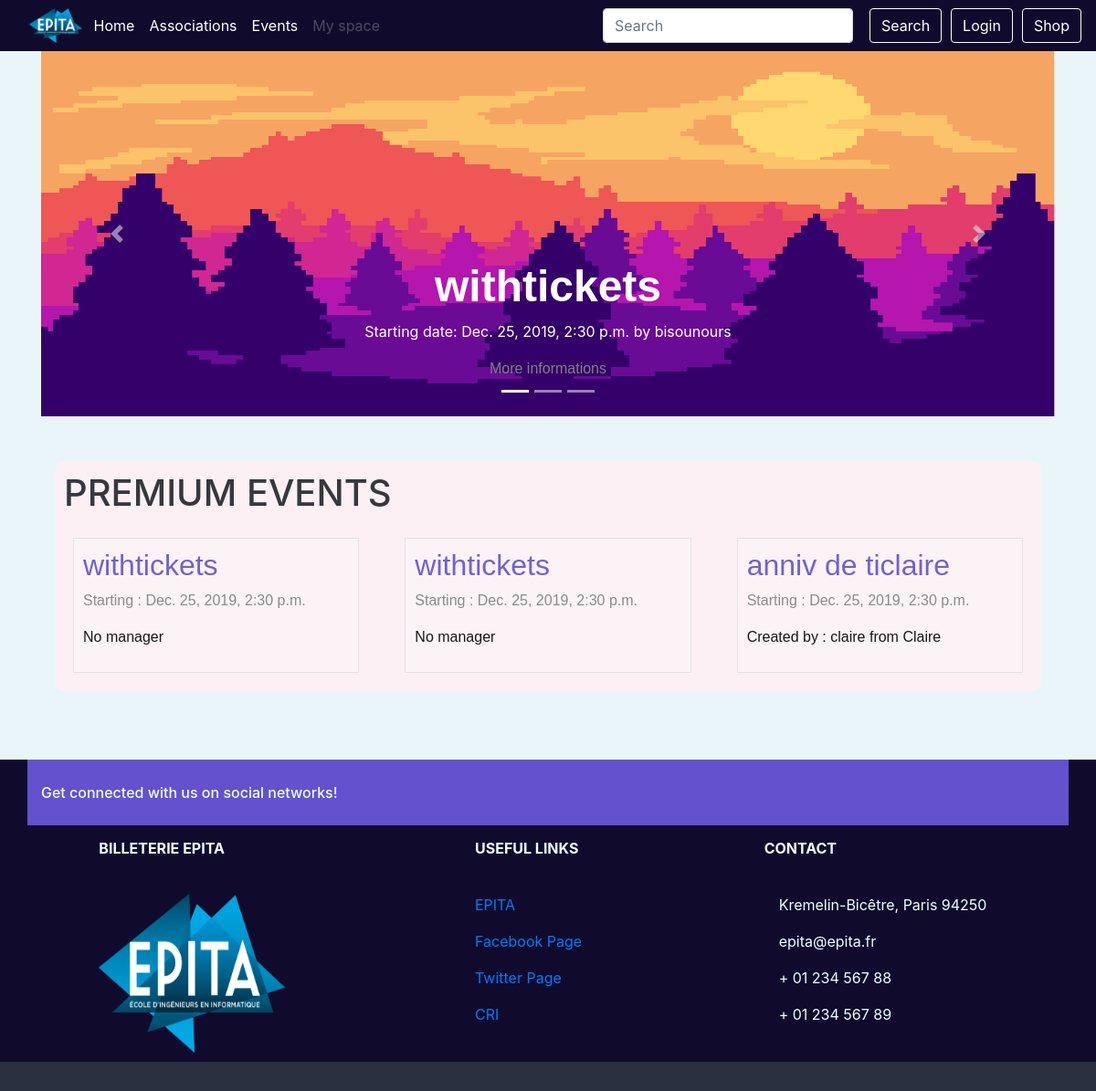
/, run on an earlier commit of the app's database.
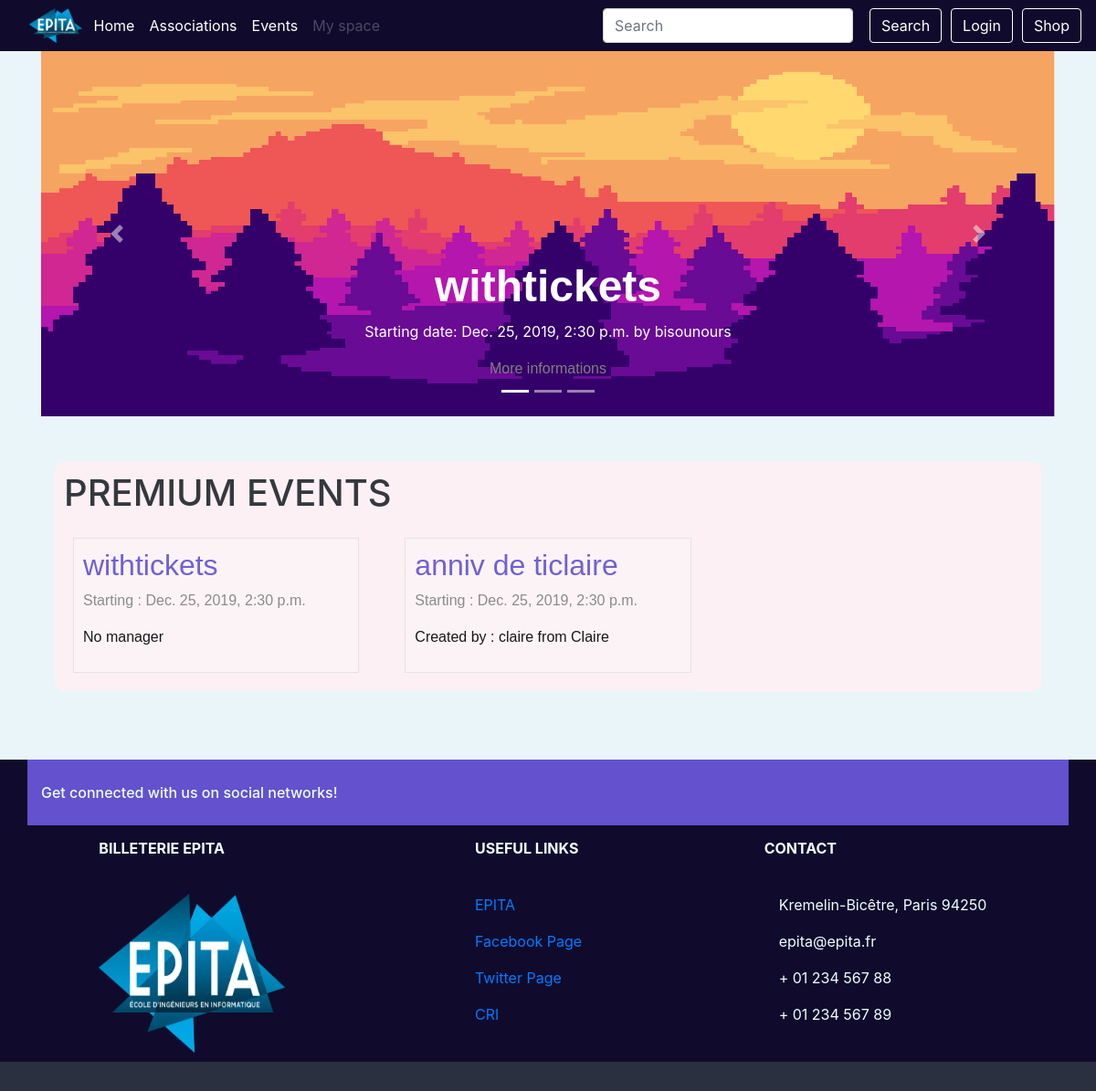
And on a later commit of the database.
### event/models.py (models this page shows, shortened)
class Event(models.Model):
    PENDING = 'P'
    APPROVED = 'A'
    REFUSED = 'R'
    CANCELED = 'C'
    EVENT_STATE_CHOICES = (
        (PENDING, _("Pending")),
        (APPROVED, _("Approved")),
        (REFUSED, _("Refused")),
        (CANCELED, _("Canceled")),
    )
    title = models.CharField(_("Title of the event"), max_length=64)
    event_state = models.CharField(_("State of the event"), max_length=1,
                                   choices=EVENT_STATE_CHOICES,
                                   default=PENDING)
    manager_id = models.ForeignKey(Manager, on_delete=models.SET_NULL,
                                   null=True, blank=True)
    start = models.DateTimeField(_("Start date and time"))
    end = models.DateTimeField(_("End date and time"))
    assos_id = models.ForeignKey(Association, on_delete=models.CASCADE,
                                 related_name='events')
    address_id = AddressField(on_delete=models.PROTECT)
    premium_flag = models.BooleanField(_("Premium"), default=False)
    class Meta:
        verbose_name = (_("Event"))
        verbose_name_plural = (_("Events"))
        permissions = (
            ('access_dashboard', 'User can access this event\'s dashboard'),
            ('change_state', 'User can the event\'s state'),
        )

class Manager(models.Model):
    user = models.ForeignKey(User, on_delete=models.CASCADE,
                             related_name="managerships")
    assos_id = models.ForeignKey(Association, on_delete=models.CASCADE,
                                 related_name='managers')
    member = CompositeOneToOneField(Member, on_delete=models.CASCADE,
                                    to_fields={"assos_id", "user"})
    class Meta:
        verbose_name = _("Member of the Bureau")
        verbose_name_plural = _("Members of the Bureau")
    def __str__(self):
        return '%s from %s' % (self.user.username, self.assos_id.name)

class Association(models.Model):
    name = models.CharField(_("Name"), max_length=64, unique=True)
    class Meta:
        verbose_name = _("Association")
        verbose_name_plural = _("Associations")
        permissions = (
            ('create_event', 'User can create an event'),
            ('manage_member', 'User can add and remove a member'),
            ('choose_staff', 'User can choose staff'),
            ('manage_manager', 'User can add and remove managers'),
        )
    def __str__(self):
        return '%s' % (self.name)

### event/views.py (the view)
# urls.py: path('', views.IndexView.as_view(), name='index'),
class IndexView(generic.ListView):
    template_name = 'index.html'
    context_object_name = 'events'
    def get_queryset(self):
        return Event.objects.filter(premium_flag=True).exclude(start__lte=timezone.now()).order_by('start')

### shop/cart.py (called while the page is built)
def _cart_id(request):
    if 'cart_id' not in request.session:
        request.session['cart_id'] = _generate_cart_id()
    return request.session['cart_id']

def _generate_cart_id():
    import string, random
    return ''.join([random.choice(string.ascii_letters + string.digits) for _ in range(50)])

def get_all_cart_items(request):
    return CartItem.objects.filter(cart_id = _cart_id(request))

def item_count(request):
    return get_all_cart_items(request).count()

### shop/context_processor.py (called while the page is built)
def cart_item_count(request):
    item_count = cart.item_count(request)
    return {'cart_item_count' : item_count }

### templates/index.html (shortened to what this page needs)
{% extends "base.html" %}
{% load guardian_tags %}
{% load static %}
{%block content %}
    <div class="main_body">
        <div style="
            margin-bottom:50px;
        " id="carouselExampleIndicators" class="carousel slide" data-ride="carousel">
            <ol class="carousel-indicators">
                <li data-target="#carouselExampleIndicators" data-slide-to="0" class="active"></li>
                <li data-target="#carouselExampleIndicators" data-slide-to="1"></li>
                <li data-target="#carouselExampleIndicators" data-slide-to="2"></li>
            </ol>
            <div class="carousel-inner">
                <div class="carousel-item active">
                    <img style="height:400px; width:max-content;" class="d-block w-100" src="{% static "img/index_event_carousel.png" %}" alt="First slide">
                    <div class="carousel-caption d-none d-md-block">
                        {% if events.0 %}
                        <h1 class="carousel-title">{{ events.0.title }}</h1>
                        <p>Starting date: {{ events.0.start }} by {{ events.0.assos_id }}</p>
                        <a class="event-link" href="{% url 'event:event_detail' events.0.id %}">
                            More informations
                        </a>
                        {% endif %}
                    </div>
                </div>
            </div>
            <a class="carousel-control-prev" href="#carouselExampleIndicators" role="button" data-slide="prev">
                <span class="carousel-control-prev-icon" aria-hidden="true"></span>
            </a>
            <a class="carousel-control-next" href="#carouselExampleIndicators" role="button" data-slide="next">
                <span class="carousel-control-next-icon" aria-hidden="true"></span>
            </a>
        </div>
        <div class="container-fluid actu-wraper">
            <div class="container actu">
                <h1 style="margin-bottom:15px;">PREMIUM EVENTS</h1>
                {% if events %}
                <div class="row">
                    {% for event in events %}
                    <article class="col-xs-12 col-sm-12 col-md-4 col-lg-4">
                            <a class="event-link" href="{% url 'event:event_detail' event.id %}">
                                <div class="event-block">
                                <h1 style="font-size:2rem; color:#6351ce;">{{ event.title }}</h1>
                                <p>Starting : {{ event.start }}</p>
                                {% if event.manager_id %}
                                <p style="color:black;">Created by : {{event.manager_id}}</p>
                                {% else %}
                                <p style="color:black;">No manager</p>
                                {% endif %}
                            </div>
                        </a>
                    </article>
                    {% endfor %}
                </div>
                {% else %}
                    <p style="font-size:2rem; padding-left:50px;">No events yet</p>
                {% endif %}
            </div>
        </div>
    </div>
{% endblock content %}

What changed in the data, as far as the page shows it:
removed Event: title "withtickets", start "Dec. 25, 2019, 2:30 p.m.", shows "No manager"
